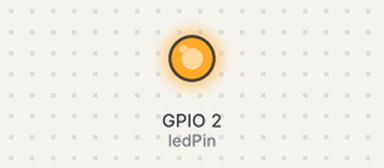
A sketch run on a simulated ESP32. Parts: output pins drawn as LEDs (lit = HIGH).

Above: at 1.5 s.
At 4.5 s:
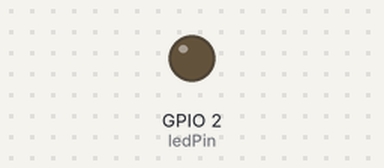
Timing chart, 0 to 7.8 s (numbered marks = the images above):
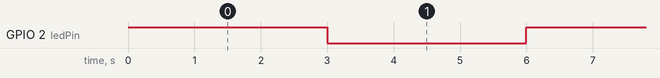

The sketch:

led_blink.ino
```cpp
// Define LED pin (on most ESP32 boards, it's GPIO 2)
const int ledPin = 2;

void setup() {
  pinMode(ledPin, OUTPUT); // Set the LED pin as output
}

void loop() {
  digitalWrite(ledPin, HIGH);  // Turn the LED on
  delay(3000);                 // Wait for 3 seconds
  digitalWrite(ledPin, LOW);   // Turn the LED off
  delay(3000);                 // Wait for 3 seconds
}
```

Measured:
- by itself, GPIO 2 (ledPin): alternates HIGH for 3.0 s and LOW for 3.0 s
